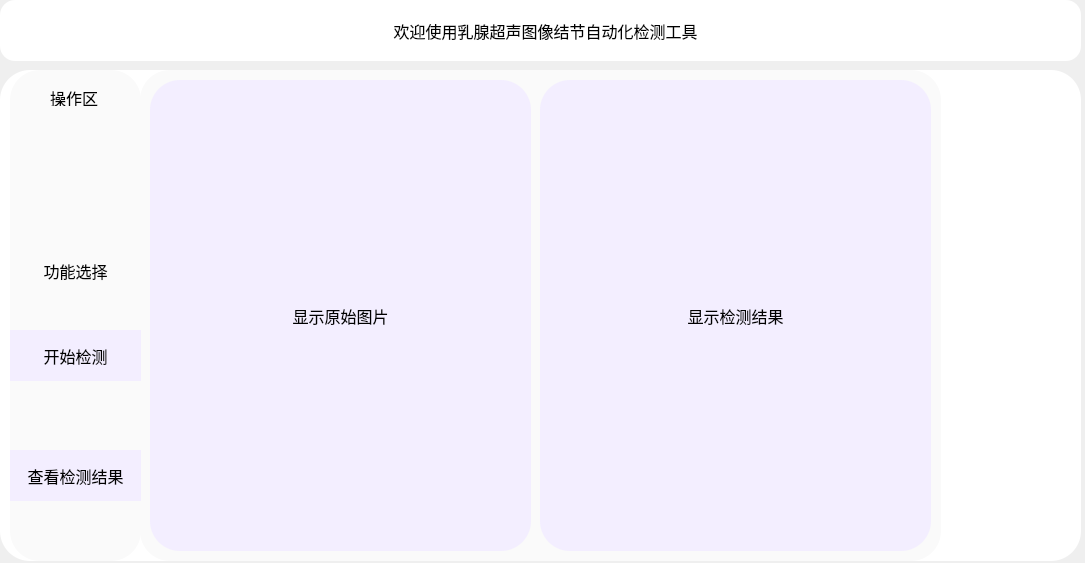
<?xml version="1.0" encoding="UTF-8"?>
<ui version="4.0">
 <class>Dialog</class>
 <widget class="QDialog" name="Dialog">
  <property name="geometry">
   <rect>
    <x>0</x>
    <y>0</y>
    <width>1085</width>
    <height>563</height>
   </rect>
  </property>
  <property name="windowTitle">
   <string>Dialog</string>
  </property>
  <widget class="QFrame" name="frame">
   <property name="geometry">
    <rect>
     <x>0</x>
     <y>0</y>
     <width>1081</width>
     <height>61</height>
    </rect>
   </property>
   <property name="styleSheet">
    <string notr="true">background-color: rgb(255, 255, 255);
border-radius: 15%;</string>
   </property>
   <property name="frameShape">
    <enum>QFrame::StyledPanel</enum>
   </property>
   <property name="frameShadow">
    <enum>QFrame::Raised</enum>
   </property>
   <widget class="QLabel" name="label">
    <property name="geometry">
     <rect>
      <x>350</x>
      <y>20</y>
      <width>391</width>
      <height>21</height>
     </rect>
    </property>
    <property name="font">
     <font>
      <pointsize>12</pointsize>
     </font>
    </property>
    <property name="text">
     <string>欢迎使用乳腺超声图像结节自动化检测工具</string>
    </property>
    <property name="alignment">
     <set>Qt::AlignCenter</set>
    </property>
   </widget>
  </widget>
  <widget class="QFrame" name="show">
   <property name="geometry">
    <rect>
     <x>0</x>
     <y>70</y>
     <width>1081</width>
     <height>491</height>
    </rect>
   </property>
   <property name="styleSheet">
    <string notr="true">background-color: rgb(255, 255, 255);
border-radius: 30%;</string>
   </property>
   <property name="frameShape">
    <enum>QFrame::StyledPanel</enum>
   </property>
   <property name="frameShadow">
    <enum>QFrame::Raised</enum>
   </property>
   <widget class="QFrame" name="operate">
    <property name="geometry">
     <rect>
      <x>10</x>
      <y>0</y>
      <width>131</width>
      <height>491</height>
     </rect>
    </property>
    <property name="styleSheet">
     <string notr="true">background-color: rgb(250, 250, 250);</string>
    </property>
    <property name="frameShape">
     <enum>QFrame::StyledPanel</enum>
    </property>
    <property name="frameShadow">
     <enum>QFrame::Raised</enum>
    </property>
    <widget class="QPushButton" name="detect">
     <property name="geometry">
      <rect>
       <x>0</x>
       <y>260</y>
       <width>131</width>
       <height>51</height>
      </rect>
     </property>
     <property name="font">
      <font>
       <pointsize>12</pointsize>
      </font>
     </property>
     <property name="mouseTracking">
      <bool>true</bool>
     </property>
     <property name="styleSheet">
      <string notr="true">background-color: rgb(243, 238, 255);</string>
     </property>
     <property name="text">
      <string>开始检测</string>
     </property>
    </widget>
    <widget class="QFrame" name="school">
     <property name="geometry">
      <rect>
       <x>10</x>
       <y>60</y>
       <width>111</width>
       <height>101</height>
      </rect>
     </property>
     <property name="styleSheet">
      <string notr="true">border-image: url(:/图标/三峡大学.png);</string>
     </property>
     <property name="frameShape">
      <enum>QFrame::StyledPanel</enum>
     </property>
     <property name="frameShadow">
      <enum>QFrame::Raised</enum>
     </property>
    </widget>
    <widget class="QPushButton" name="show_result">
     <property name="geometry">
      <rect>
       <x>0</x>
       <y>380</y>
       <width>131</width>
       <height>51</height>
      </rect>
     </property>
     <property name="font">
      <font>
       <pointsize>12</pointsize>
      </font>
     </property>
     <property name="mouseTracking">
      <bool>true</bool>
     </property>
     <property name="styleSheet">
      <string notr="true">background-color: rgb(243, 238, 255);</string>
     </property>
     <property name="text">
      <string>查看检测结果</string>
     </property>
    </widget>
    <widget class="QLabel" name="label_2">
     <property name="geometry">
      <rect>
       <x>40</x>
       <y>20</y>
       <width>54</width>
       <height>16</height>
      </rect>
     </property>
     <property name="font">
      <font>
       <pointsize>12</pointsize>
      </font>
     </property>
     <property name="text">
      <string>操作区</string>
     </property>
    </widget>
    <widget class="QLabel" name="label_3">
     <property name="geometry">
      <rect>
       <x>30</x>
       <y>190</y>
       <width>71</width>
       <height>21</height>
      </rect>
     </property>
     <property name="font">
      <font>
       <pointsize>12</pointsize>
      </font>
     </property>
     <property name="text">
      <string>功能选择</string>
     </property>
     <property name="alignment">
      <set>Qt::AlignCenter</set>
     </property>
    </widget>
   </widget>
   <widget class="QFrame" name="frame_2">
    <property name="geometry">
     <rect>
      <x>140</x>
      <y>0</y>
      <width>801</width>
      <height>491</height>
     </rect>
    </property>
    <property name="styleSheet">
     <string notr="true">background-color: rgb(250, 250, 250);</string>
    </property>
    <property name="frameShape">
     <enum>QFrame::StyledPanel</enum>
    </property>
    <property name="frameShadow">
     <enum>QFrame::Raised</enum>
    </property>
    <widget class="QLabel" name="input">
     <property name="geometry">
      <rect>
       <x>10</x>
       <y>10</y>
       <width>381</width>
       <height>471</height>
      </rect>
     </property>
     <property name="font">
      <font>
       <pointsize>12</pointsize>
      </font>
     </property>
     <property name="mouseTracking">
      <bool>false</bool>
     </property>
     <property name="styleSheet">
      <string notr="true">background-color: rgb(243, 238, 255);
border-radius: 30%;</string>
     </property>
     <property name="text">
      <string>显示原始图片</string>
     </property>
     <property name="scaledContents">
      <bool>true</bool>
     </property>
     <property name="alignment">
      <set>Qt::AlignCenter</set>
     </property>
    </widget>
    <widget class="QLabel" name="output">
     <property name="geometry">
      <rect>
       <x>400</x>
       <y>10</y>
       <width>391</width>
       <height>471</height>
      </rect>
     </property>
     <property name="font">
      <font>
       <pointsize>12</pointsize>
      </font>
     </property>
     <property name="mouseTracking">
      <bool>false</bool>
     </property>
     <property name="styleSheet">
      <string notr="true">background-color: rgb(243, 238, 255);
border-radius: 30%;</string>
     </property>
     <property name="text">
      <string>显示检测结果</string>
     </property>
     <property name="scaledContents">
      <bool>true</bool>
     </property>
     <property name="alignment">
      <set>Qt::AlignCenter</set>
     </property>
    </widget>
   </widget>
   <zorder>frame_2</zorder>
   <zorder>operate</zorder>
  </widget>
  <zorder>show</zorder>
  <zorder>frame</zorder>
 </widget>
 <resources>
  <include location="C:/Users/xing/Desktop/桌面壁纸/pic.qrc"/>
 </resources>
 <connections/>
</ui>
